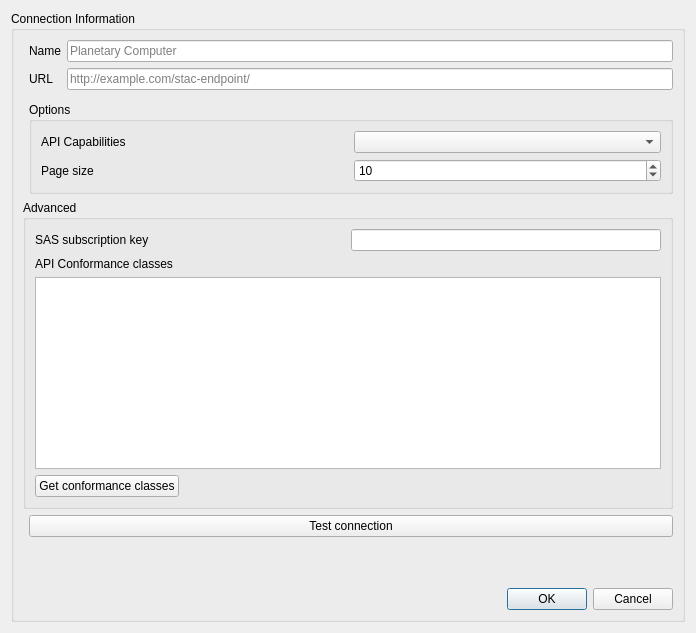
<?xml version="1.0" encoding="UTF-8"?>
<ui version="4.0">
 <class>NewConnectionDialog</class>
 <widget class="QDialog" name="NewConnectionDialog">
  <property name="geometry">
   <rect>
    <x>0</x>
    <y>0</y>
    <width>696</width>
    <height>633</height>
   </rect>
  </property>
  <property name="windowTitle">
   <string>Create a New Connection</string>
  </property>
  <layout class="QHBoxLayout" name="horizontalLayout">
   <item>
    <widget class="QGroupBox" name="connection_box">
     <property name="title">
      <string>Connection Information</string>
     </property>
     <layout class="QGridLayout" name="gridLayout">
      <item row="0" column="2">
       <widget class="QLineEdit" name="name_edit">
        <property name="toolTip">
         <string>Name of the STAC API connection.</string>
        </property>
        <property name="text">
         <string/>
        </property>
        <property name="placeholderText">
         <string>Planetary Computer</string>
        </property>
       </widget>
      </item>
      <item row="1" column="1">
       <widget class="QLabel" name="label_url">
        <property name="text">
         <string>URL</string>
        </property>
       </widget>
      </item>
      <item row="1" column="2">
       <widget class="QLineEdit" name="url_edit">
        <property name="toolTip">
         <string>URL of the connection.</string>
        </property>
        <property name="text">
         <string/>
        </property>
        <property name="placeholderText">
         <string>http://example.com/stac-endpoint/</string>
        </property>
       </widget>
      </item>
      <item row="4" column="0" rowspan="3" colspan="3">
       <widget class="QgsCollapsibleGroupBox" name="collections_group">
        <property name="title">
         <string>Advanced</string>
        </property>
        <property name="collapsed">
         <bool>false</bool>
        </property>
        <layout class="QVBoxLayout" name="verticalLayout_2">
         <item>
          <layout class="QHBoxLayout" name="horizontalLayout_5">
           <item>
            <widget class="QLabel" name="sas_subscription_key_la">
             <property name="enabled">
              <bool>true</bool>
             </property>
             <property name="toolTip">
              <string>&lt;html&gt;&lt;head/&gt;&lt;body&gt;&lt;p&gt;Subscription key that can be used when signing SAS based connection items.&lt;/p&gt;&lt;/body&gt;&lt;/html&gt;</string>
             </property>
             <property name="text">
              <string>SAS subscription key</string>
             </property>
            </widget>
           </item>
           <item>
            <widget class="QLineEdit" name="sas_subscription_key">
             <property name="enabled">
              <bool>true</bool>
             </property>
             <property name="sizePolicy">
              <sizepolicy hsizetype="Preferred" vsizetype="Fixed">
               <horstretch>0</horstretch>
               <verstretch>0</verstretch>
              </sizepolicy>
             </property>
             <property name="toolTip">
              <string>Subscription key that can be used when signing SAS based connection items.</string>
             </property>
            </widget>
           </item>
          </layout>
         </item>
         <item>
          <widget class="QLabel" name="result_collections_la">
           <property name="text">
            <string>API Conformance classes</string>
           </property>
           <property name="wordWrap">
            <bool>true</bool>
           </property>
          </widget>
         </item>
         <item>
          <layout class="QVBoxLayout" name="verticalLayout_5">
           <item>
            <widget class="QTreeView" name="conformances_tree">
             <property name="toolTip">
              <string/>
             </property>
             <property name="editTriggers">
              <set>QAbstractItemView::NoEditTriggers</set>
             </property>
             <property name="selectionMode">
              <enum>QAbstractItemView::MultiSelection</enum>
             </property>
             <property name="indentation">
              <number>5</number>
             </property>
             <property name="sortingEnabled">
              <bool>true</bool>
             </property>
             <property name="allColumnsShowFocus">
              <bool>true</bool>
             </property>
             <property name="wordWrap">
              <bool>true</bool>
             </property>
            </widget>
           </item>
          </layout>
         </item>
         <item>
          <layout class="QHBoxLayout" name="horizontalLayout_4">
           <item>
            <widget class="QPushButton" name="get_conformances_btn">
             <property name="toolTip">
              <string>Get this STAC API conformances, as specified in the API root page. </string>
             </property>
             <property name="text">
              <string>Get conformance classes</string>
             </property>
            </widget>
           </item>
           <item>
            <spacer name="horizontalSpacer_5">
             <property name="orientation">
              <enum>Qt::Horizontal</enum>
             </property>
             <property name="sizeHint" stdset="0">
              <size>
               <width>40</width>
               <height>20</height>
              </size>
             </property>
            </spacer>
           </item>
          </layout>
         </item>
        </layout>
       </widget>
      </item>
      <item row="3" column="1" colspan="2">
       <widget class="QGroupBox" name="groupBox">
        <property name="title">
         <string>Options</string>
        </property>
        <layout class="QVBoxLayout" name="verticalLayout">
         <item>
          <layout class="QHBoxLayout" name="horizontalLayout_3">
           <item>
            <widget class="QLabel" name="support">
             <property name="toolTip">
              <string>Select other capabilities that the API supports.</string>
             </property>
             <property name="text">
              <string>API Capabilities</string>
             </property>
            </widget>
           </item>
           <item>
            <widget class="QComboBox" name="capabilities"/>
           </item>
          </layout>
         </item>
         <item>
          <layout class="QHBoxLayout" name="horizontalLayout_2">
           <item>
            <widget class="QLabel" name="label">
             <property name="text">
              <string>Page size</string>
             </property>
            </widget>
           </item>
           <item>
            <widget class="QgsSpinBox" name="page_size">
             <property name="minimum">
              <number>1</number>
             </property>
             <property name="maximum">
              <number>10000</number>
             </property>
             <property name="value">
              <number>10</number>
             </property>
            </widget>
           </item>
          </layout>
         </item>
        </layout>
       </widget>
      </item>
      <item row="0" column="1">
       <widget class="QLabel" name="label_name">
        <property name="text">
         <string>Name</string>
        </property>
       </widget>
      </item>
      <item row="9" column="2">
       <widget class="QDialogButtonBox" name="buttonBox">
        <property name="orientation">
         <enum>Qt::Horizontal</enum>
        </property>
        <property name="standardButtons">
         <set>QDialogButtonBox::Cancel|QDialogButtonBox::Ok</set>
        </property>
       </widget>
      </item>
      <item row="2" column="1" colspan="2">
       <widget class="QgsAuthConfigSelect" name="auth_config_select">
        <property name="sizePolicy">
         <sizepolicy hsizetype="Minimum" vsizetype="Maximum">
          <horstretch>0</horstretch>
          <verstretch>0</verstretch>
         </sizepolicy>
        </property>
       </widget>
      </item>
      <item row="7" column="1" colspan="2">
       <widget class="QPushButton" name="test_btn">
        <property name="text">
         <string>Test connection</string>
        </property>
       </widget>
      </item>
      <item row="8" column="2">
       <spacer name="verticalSpacer">
        <property name="orientation">
         <enum>Qt::Vertical</enum>
        </property>
        <property name="sizeHint" stdset="0">
         <size>
          <width>20</width>
          <height>40</height>
         </size>
        </property>
       </spacer>
      </item>
     </layout>
    </widget>
   </item>
  </layout>
 </widget>
 <customwidgets>
  <customwidget>
   <class>QgsAuthConfigSelect</class>
   <extends>QWidget</extends>
   <header>qgsauthconfigselect.h</header>
   <container>1</container>
  </customwidget>
  <customwidget>
   <class>QgsCollapsibleGroupBox</class>
   <extends>QGroupBox</extends>
   <header>qgscollapsiblegroupbox.h</header>
   <container>1</container>
  </customwidget>
  <customwidget>
   <class>QgsSpinBox</class>
   <extends>QSpinBox</extends>
   <header>qgsspinbox.h</header>
  </customwidget>
 </customwidgets>
 <resources/>
 <connections>
  <connection>
   <sender>buttonBox</sender>
   <signal>rejected()</signal>
   <receiver>NewConnectionDialog</receiver>
   <slot>reject()</slot>
   <hints>
    <hint type="sourcelabel">
     <x>550</x>
     <y>425</y>
    </hint>
    <hint type="destinationlabel">
     <x>364</x>
     <y>225</y>
    </hint>
   </hints>
  </connection>
  <connection>
   <sender>buttonBox</sender>
   <signal>accepted()</signal>
   <receiver>NewConnectionDialog</receiver>
   <slot>accept()</slot>
   <hints>
    <hint type="sourcelabel">
     <x>550</x>
     <y>365</y>
    </hint>
    <hint type="destinationlabel">
     <x>364</x>
     <y>195</y>
    </hint>
   </hints>
  </connection>
 </connections>
</ui>
